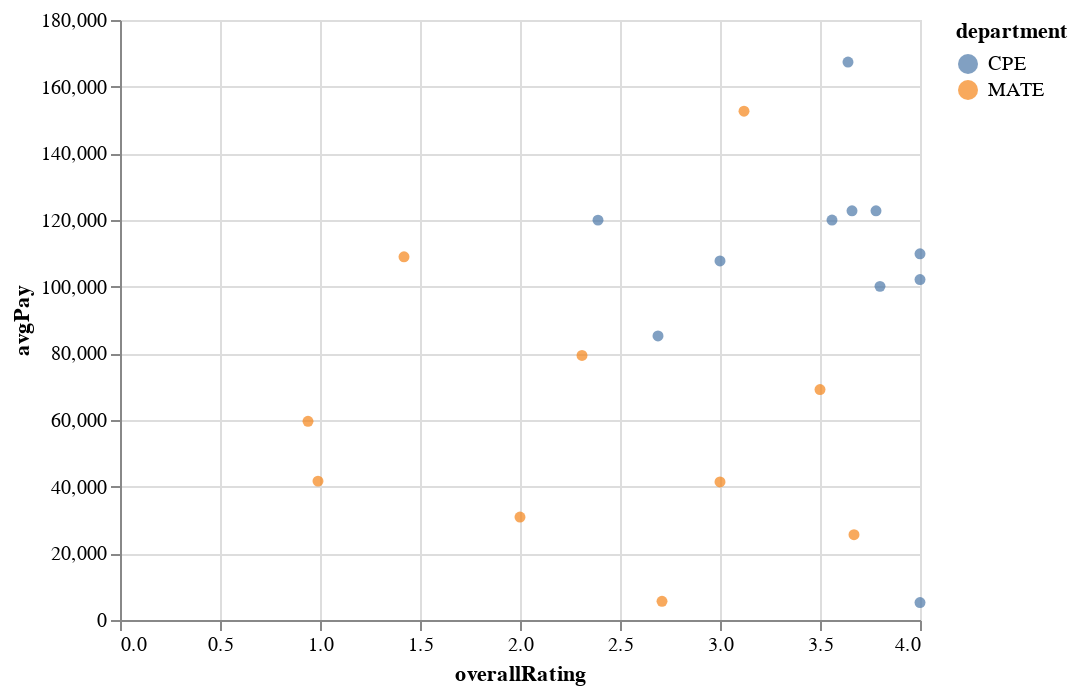

The notebook cell this image was saved under:
### Markdown cell above
When we compare rating to average pay, we can see that there is actually a slight downwards trend. Professors with higher ratings typically get paid a little bit less than professors with lower ratings.

### Code cell
rel = df["department"].map(lambda x: x in ["CPE", "MATE"])
Chart(df[rel]).mark_circle().encode(x="overallRating", y="avgPay", color="department", tooltip=["name_x", "department"])

### Figure 1 — Vega-Lite specification as saved in the notebook (floating-point values rounded to 4 significant figures)
{"config": {"view": {"continuousWidth": 400, "continuousHeight": 300}}, "data": {"name": "data-d87539967fe2f3a7b980abeb5c45ef12"}, "mark": "circle", "encoding": {"color": {"field": "department", "type": "nominal"}, "tooltip": [{"field": "name_x", "type": "nominal"}, {"field": "department", "type": "nominal"}], "x": {"field": "overallRating", "type": "quantitative"}, "y": {"field": "avgPay", "type": "quantitative"}}, "$schema": "https://vega.github.io/schema/vega-lite/v4.17.0.json", "datasets": {"data-d87539967fe2f3a7b980abeb5c45ef12": [{"Unnamed: 0": 52, "name_x": "Beard, Stephen Robert", "avgPay": 102100.0, "firstName": "Stephen", "lastName": "Beard", "department": "CPE", "numEvals": 8, "courses": "['CSC 431', 'CSC 524', 'CSC 430', 'CPE 315', 'CPE 426']", "overallRating": 4.0, "materialClear": 3.87, "studentDifficulties": 4.0, "name_y": "Beard, Stephen", "year": 2021.0, "dept": "Computer Science, Computer Engineering", "position": "Assistant Professor", "education": "B.S., California Polytechnic State University, San Luis Obispo, 2010 ; M.S., Princeton, 2011; Ph.D., 2019."}, {"Unnamed: 0": 54, "name_x": "Beaton, Eric Wesly", "avgPay": 69120.0, "firstName": "Eric", "lastName": "Beaton", "department": "MATE", "numEvals": 2, "courses": "['MATE 210']", "overallRating": 3.5, "materialClear": 3.5, "studentDifficulties": 4.0, "name_y": null, "year": 2024.0, "dept": null, "position": "Lecturer/TA", "education": null}, {"Unnamed: 0": 63, "name_x": "Benson, Bridget Gwenith Montobbio", "avgPay": 122800.0, "firstName": "Bridget", "lastName": "Benson", "department": "CPE", "numEvals": 21, "courses": "['CPE 316', 'EE 212', 'CPE 233', 'CPE 133', 'EE 211']", "overallRating": 3.78, "materialClear": 3.78, "studentDifficulties": 3.61, "name_y": "Benson, Bridget G", "year": 2011.0, "dept": "College of Engineering, Computer Engineering", "position": "Interim Associate Dean Professor", "education": "B.S., California Polytechnic State University, San Luis Obispo, 2005; M.S., University of California Santa Barbara, 2007; Ph.D., University of California, San Diego, 2010"}, {"Unnamed: 0": 111, "name_x": "Callenes-Sloan, Joseph A", "avgPay": 107700.0, "firstName": "Joseph", "lastName": "Callenes-Sloan", "department": "CPE", "numEvals": 3, "courses": "['CPE 133', 'CPE 333']", "overallRating": 3.0, "materialClear": 2.0, "studentDifficulties": 3.0, "name_y": "Callenes-Sloan, Joseph", "year": 2017.0, "dept": "Computer Engineering", "position": "Associate Professor", "education": "B.S., Iowa State University of Science and Technology, Ames, 2007; M.S., University of Illinois at Urbana-Champaign, 2011; Ph.D., University of Illinois at Urbana-Champaign, 2013"}, {"Unnamed: 0": 169, "name_x": "Danowitz, Andrew Robert", "avgPay": 120000.0, "firstName": "Andrew", "lastName": "Danowitz", "department": "CPE", "numEvals": 11, "courses": "['CPE 329', 'CPE 233', 'CPE 133', 'CPE 202', 'CPE 442']", "overallRating": 2.39, "materialClear": 1.91, "studentDifficulties": 2.41, "name_y": "Danowitz, Andrew R", "year": 2014.0, "dept": "Computer Engineering", "position": "Associate Professor", "education": "B.S., Harvey Mudd College, Claremont, 2008; M.S., Stanford University, 2010; Ph.D., Stanford University, 2014."}, {"Unnamed: 0": 266, "name_x": "Ghent, Christine M", "avgPay": 25590.0, "firstName": "Christine", "lastName": "Ghent", "department": "MATE", "numEvals": 8, "courses": "['ME 128', 'MATE 215']", "overallRating": 3.67, "materialClear": 3.56, "studentDifficulties": 3.56, "name_y": null, "year": 2024.0, "dept": null, "position": "Lecturer/TA", "education": null}, {"Unnamed: 0": 314, "name_x": "Harding, Trevor S", "avgPay": 152600.0, "firstName": "Trevor", "lastName": "Harding", "department": "MATE", "numEvals": 45, "courses": "['MATE 120', 'MATE 110', 'MATE 210', 'MATE 310', 'MATE 215', 'MATE 222']", "overallRating": 3.12, "materialClear": 3.27, "studentDifficulties": 3.18, "name_y": "Harding, Trevor S", "year": 2006.0, "dept": "Materials Engineering", "position": "Professor and Department Chair", "education": "B.S., University of Michigan, 1995; M.S., 1997; Ph.D., 2000."}, {"Unnamed: 0": 352, "name_x": "Hummel, Paul J", "avgPay": 100100.0, "firstName": "Paul", "lastName": "Hummel", "department": "CPE", "numEvals": 5, "courses": "['EE 329', 'CPE 233']", "overallRating": 3.8, "materialClear": 3.8, "studentDifficulties": 4.0, "name_y": null, "year": 2024.0, "dept": null, "position": "Lecturer/TA", "education": null}, {"Unnamed: 0": 456, "name_x": "Lee, Jean Ling", "avgPay": 109000.0, "firstName": "Jean", "lastName": "Lee", "department": "MATE", "numEvals": 46, "courses": "['MATE 210', 'MATE 410', 'ENGR 110', 'MATE 232', 'MATE 215']", "overallRating": 1.42, "materialClear": 1.7, "studentDifficulties": 1.48, "name_y": "Lee, Jean L", "year": 2014.0, "dept": "Materials Engineering", "position": "Associate Professor", "education": "S.B., Massachusetts Institute of Technology, 1988; Ph.D. Cornell University, 1996."}, {"Unnamed: 0": 484, "name_x": "London, Blair D", "avgPay": 41670.0, "firstName": "Blair", "lastName": "London", "department": "MATE", "numEvals": 102, "courses": "['MATE 220', 'MATE 340', 'MATE 300', 'MATE 360', 'MATE 210', 'MATE 310', 'MATE 330', 'MATE 225', 'MATE 440', 'MATE 211', 'MATE 482', 'MATE 481', 'MATE 510', 'MATE 111', 'MATE 405', 'MATE 350', 'MATE 215']", "overallRating": 0.99, "materialClear": 1.44, "studentDifficulties": 0.97, "name_y": null, "year": 2024.0, "dept": null, "position": "Lecturer/TA", "education": null}, {"Unnamed: 0": 492, "name_x": "Lupo, Christopher", "avgPay": 167400.0, "firstName": "Christopher", "lastName": "Lupo", "department": "CPE", "numEvals": 18, "courses": "['CPE 520', 'CPE 357', 'CPE 101', 'CPE 458', 'CPE 315']", "overallRating": 3.64, "materialClear": 3.45, "studentDifficulties": 3.55, "name_y": "Lupo, Christopher", "year": 2008.0, "dept": "Computer Science", "position": "Professor and Noyce School of Applied Computing Director", "education": "B.S., California State University, Fresno, 1997; M.S., University of California, Davis, 2007; Ph.D., 2008."}, {"Unnamed: 0": 504, "name_x": "Manamperi, Wajira Asanga Ratnayake", "avgPay": 41420.0, "firstName": "Wajira", "lastName": "Manamperi", "department": "MATE", "numEvals": 2, "courses": "['MATE 210']", "overallRating": 3.0, "materialClear": 2.5, "studentDifficulties": 2.0, "name_y": null, "year": 2024.0, "dept": null, "position": "Lecturer/TA", "education": null}, {"Unnamed: 0": 530, "name_x": "Mealy, Bryan J", "avgPay": 120000.0, "firstName": "Bryan", "lastName": "Mealy", "department": "CPE", "numEvals": 90, "courses": "['CPE 259', 'CPE 169', 'CPE 129', 'CPE 336', 'CPE 439', 'CPE 269', 'CPE 329', 'CPE 219', 'CPE 233', 'CPE 432', 'CPE 450', 'CPE 133', 'CPE 229', 'CPE 327', 'EE 464']", "overallRating": 3.56, "materialClear": 3.45, "studentDifficulties": 3.57, "name_y": "Mealy, Bryan J", "year": 2003.0, "dept": "Computer Engineering", "position": "Professor", "education": "B.S., California Polytechnic State University, San Luis Obispo, 1990; M.S., 1993; M.S., University of California, Santa Cruz, 1999; Ph.D., 2002."}, {"Unnamed: 0": 578, "name_x": "Ngayakamo, Blasius Henry", "avgPay": 30890.0, "firstName": "Blasius", "lastName": "Ngayakamo", "department": "MATE", "numEvals": 1, "courses": "['MATE']", "overallRating": 2.0, "materialClear": 1.0, "studentDifficulties": 4.0, "name_y": null, "year": 2024.0, "dept": null, "position": "Lecturer/TA", "education": null}, {"Unnamed: 0": 581, "name_x": "Niebuhr, David V", "avgPay": 79350.0, "firstName": "David", "lastName": "Niebuhr", "department": "MATE", "numEvals": 81, "courses": "['PHYS 141', 'MATE 340', 'PHYS 122', 'MATE 210', 'CE 204', 'CHEM 127', 'ME 211', 'MATE 230', 'CHEM 111', 'CHEM 110', 'MATE 211', 'ME 236', 'MATE 450', 'ME 212', 'PHYS 121', 'MATE 215']", "overallRating": 2.31, "materialClear": 2.19, "studentDifficulties": 2.26, "name_y": null, "year": 2024.0, "dept": null, "position": "Lecturer/TA", "education": null}, {"Unnamed: 0": 592, "name_x": "Oliver, John Edman", "avgPay": 5238.0, "firstName": "John", "lastName": "Oliver", "department": "CPE", "numEvals": 2, "courses": "['CPE 350', 'CPE 100']", "overallRating": 4.0, "materialClear": 4.0, "studentDifficulties": 4.0, "name_y": "Oliver, John Y", "year": 2007.0, "dept": "Computer Engineering", "position": "Professor", "education": "B.S., Boston University, 1998; M.S., University of California, Davis, 2006; Ph.D., University of California, Davis, 2007"}, {"Unnamed: 0": 605, "name_x": "Pantoja, Maria", "avgPay": 109800.0, "firstName": "Maria", "lastName": "Pantoja", "department": "CPE", "numEvals": 1, "courses": "['CPE']", "overallRating": 4.0, "materialClear": 4.0, "studentDifficulties": 3.0, "name_y": "Pantoja, Maria", "year": 2016.0, "dept": "Computer Science", "position": "Associate Professor", "education": "B.S., University of Valencia, Spain, 1992; M.S., California State University, East Bay, 2004; Ph.D. Santa Clara University, 2009."}, {"Unnamed: 0": 630, "name_x": "Planck, John R", "avgPay": 85210.0, "firstName": "John", "lastName": "Planck", "department": "CPE", "numEvals": 32, "courses": "['CPE 225', 'CSC 225', 'EE 449', 'CPE 357', 'CPE 315']", "overallRating": 2.69, "materialClear": 2.51, "studentDifficulties": 2.83, "name_y": null, "year": 2024.0, "dept": null, "position": "Lecturer/TA", "education": null}, {"Unnamed: 0": 711, "name_x": "Schalk, Vidya Mohanraj", "avgPay": 59600.0, "firstName": "Vidya", "lastName": "Schalk", "department": "MATE", "numEvals": 18, "courses": "['BRAE 345', 'MATE 210', 'CHEM 127', 'CHEM 124', 'CHEM 110', 'BRAE 348']", "overallRating": 0.94, "materialClear": 1.01, "studentDifficulties": 1.29, "name_y": null, "year": 2024.0, "dept": null, "position": "Lecturer/TA", "education": null}, {"Unnamed: 0": 724, "name_x": "Seng, John S", "avgPay": 122800.0, "firstName": "John", "lastName": "Seng", "department": "CPE", "numEvals": 50, "courses": "['CPE 453', 'CPE 316', 'CPE 123', 'CPE 101', 'CPE 315', 'CPE 482']", "overallRating": 3.66, "materialClear": 3.64, "studentDifficulties": 3.64, "name_y": "Seng, John S", "year": 2003.0, "dept": "Computer Science, Computer Engineering", "position": "Professor", "education": "B.S., Northwestern University, 1997; M.S., University of California, San Diego, 1999; Ph.D., 2003."}, {"Unnamed: 0": 832, "name_x": "Walsh, Daniel W", "avgPay": 5624.0, "firstName": "Daniel", "lastName": "Walsh", "department": "MATE", "numEvals": 53, "courses": "['ENGR 111', 'ENGL 213', 'MATE 210', 'BMED 420', 'BMED 530', 'ENGR 110', 'ENGR 213', 'MATE 440']", "overallRating": 2.71, "materialClear": 2.49, "studentDifficulties": 2.47, "name_y": null, "year": 2024.0, "dept": null, "position": "Lecturer/TA", "education": null}]}}
